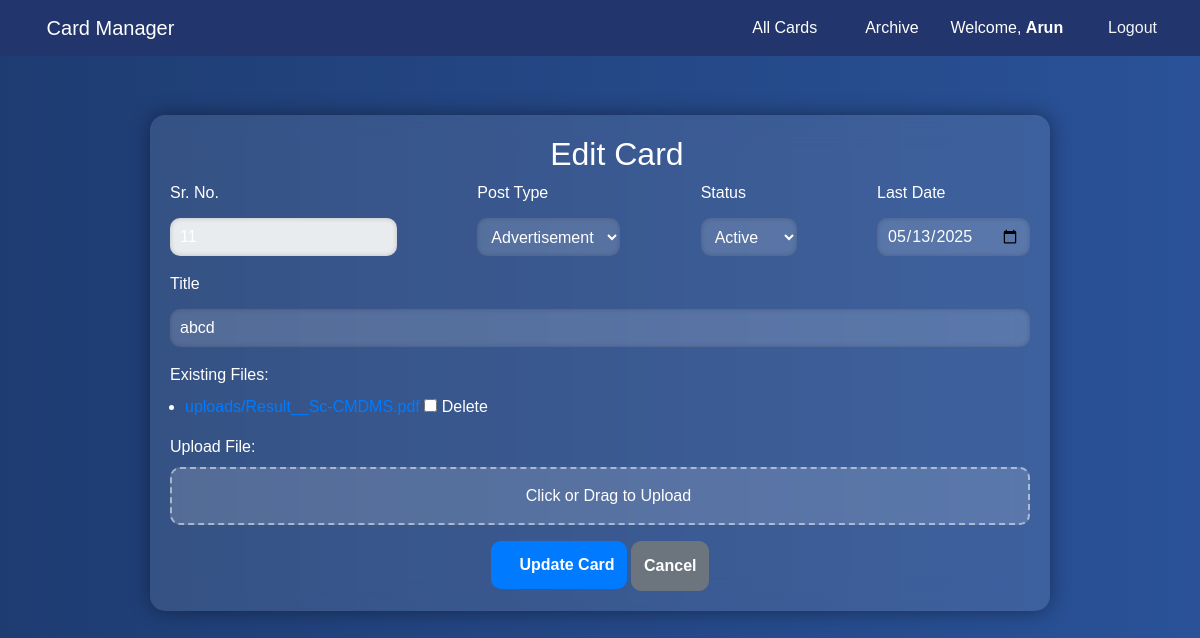
The app's page /edit/38/ (signed in) with its own data.
### task_report_app/models.py (models this page shows, shortened)
class Task(models.Model):
    serial_number = models.IntegerField(unique=True, blank=True, null=True)
    title = models.CharField(max_length=250)
    post_type = models.CharField(max_length=50, choices=PostType.choices, default=PostType.Advertisement)
    status = models.CharField(max_length=50, choices=Status.choices, default=Status.Active)
    created_at = models.DateField(auto_now_add=True)
    updated_at = models.DateField(auto_now=True)
    last_date = models.DateField(null=True, blank=True)
    is_archived = models.BooleanField(default=False)
    author = models.ForeignKey(User, on_delete=models.CASCADE, related_name='tasks')

class UploadedFile(models.Model):
    task = models.ForeignKey(Task, on_delete=models.CASCADE, related_name='uploaded_files')
    file = models.FileField(upload_to='uploads/')

### task_report_app/views.py (the view, shortened to what this page needs)
# urls.py: path('edit/<int:card_id>/', views.edit_card, name='edit_card'),
@login_required
def edit_card(request, card_id):
    card = get_object_or_404(Task, id=card_id)
    if request.user != card.author and not request.user.is_superuser:
        messages.error(request, "You do not have permission to edit this card.")
        return redirect("card_list")
    return render(request, 'edit_card.html', {'card': card})

### task_report_app/templates/edit_card.html (shortened to what this page needs)
{% extends 'base.html' %}
{% block content %}
<div class="glass-card">
    <h2 class="text-center text-white"><i class="fas fa-edit"></i> Edit Card</h2>
    <form method="POST" enctype="multipart/form-data">
                    <div class="d-flex justify-content-between">
                        <div class="mb-3">
                            <label for="serial_number" class="form-label">Sr. No.</label>
                            <input type="number" class="form-control" id="serial_number" name="serial_number"
                                value="{{ card.serial_number }}" readonly>
                        </div>
                        <div class="mb-3">
                            <label for="post_type" class="form-label">Post Type</label>
                            <select class="form-control" id="post_type" name="post_type" required>
                                <option value="Advertisement" {% if card.post_type == "Advertisement" %}selected{% endif %}>Advertisement</option>
                            </select>
                        </div>
                        <div class="mb-3">
                            <label for="status" class="form-label">Status</label>
                            <select class="form-control" id="status" name="status" required>
                                <option value="Active" {% if card.status == "Active" %}selected{% endif %}>Active</option>
                            </select>
                        </div>
                        <div class="mb-3">
                            <label for="last_date" class="form-label">Last Date</label>
                            <input type="date" class="form-control" id="last_date" name="last_date"
                                value="{{ card.last_date|date:'Y-m-d' }}">
                        </div>
                    </div>
                    <div class="mb-3">
                        <label for="title" class="form-label">Title</label>
                        <input type="text" class="form-control" id="title" name="title"
                               value="{{ card.title }}" required>
                    </div>
                    <div class="mb-3">
                        <label for="existing_files" class="form-label">Existing Files:</label>
                        <div class="container">
                        {% if card.uploaded_files.count > 0 %}
                            <ul>
                                {% for uploaded_file in card.uploaded_files.all %}
                                    <li>
                                        <a href="{{ uploaded_file.file.url }}" target="_blank">{{ uploaded_file.file.name }}</a>
                                        <input type="checkbox" name="delete_files" value="{{ uploaded_file.id }}"> Delete
                                    </li>
                                {% endfor %}
                            </ul>
                        {% else %}
                            <p>No files uploaded.</p>
                        {% endif %}
                        </div>
                    </div>
        <div class="mb-3">
            <label class="form-label">Upload File:</label>
            <div class="upload-container" id="uploadBox">
                <i class="fas fa-upload"></i> Click or Drag to Upload
            </div>
        </div>
                     <div class="text-center">
                        <button type="submit" href="{% url 'card_list' %}" class="btn-primary"><i class="fas fa-save me-1"></i> Update Card</button>
                        <a href="{% url 'card_list' %}" class="btn btn-secondary">Cancel</a>
                    </div>
                </form>
</div>
{% endblock %}

### task_report_app/templates/base.html (shortened to what this page needs)
{% load static %}
<!DOCTYPE html>
<html lang="en">
<head>
    <link rel="stylesheet" href="/static/css/styles.css">
    <link rel="stylesheet" href="/static/bootstrap/bootstrap.min.css">
    <link rel="stylesheet" href="/static/fontawesome/css/all.min.css">
</head>
<body>
    <nav class="navbar navbar-expand-lg navbar-dark mb-4" style="background-color: #22356c;">
        <div class="container-fluid">
            <a class="navbar-brand" href="{% url 'card_list' %}">
                <i class="fas fa-layer-group me-2"></i>Card Manager
            </a>
            <div class="collapse navbar-collapse justify-content-end" id="navbarNav">
                <a class="navbar-brand" id="toggleReader"><i class="fa-solid fa-person-chalkboard"></i></a>
                <a class="nav-item nav-link" href="{% url 'card_list' %}">
                    <i class="fas fa-th-list"></i> All Cards
                </a>
                <a href="{% url 'archive' %}" class="nav-item nav-link">
                    <i class="fa-solid fa-box-archive"></i>
                    Archive
                </a>
                {% if request.user.is_authenticated %}
                    <span class="nav-item nav-link me-3">Welcome, <b class="text-capitalize">{{ request.user.username }}</b></span>
                    <form action="{% url 'logout' %}" method="post" class="nav-item">
                        <button type="submit" class="btn btn-logout">
                            <i class="fas fa-sign-out-alt"></i> Logout
                        </button>
                    </form>
                {% else %}
                    <a class="nav-item nav-link" href="{% url 'login' %}?next={{ request.path }}">
                        <i class="fa-solid fa-user"></i> Login
                    </a>
                {% endif %}
            </div>
        </div>
    </nav>
    <div class="container">
        {% block content %}{% endblock %}
    </div>
</body>
</html>

### task_report_app/static/css/styles.css (style rules this page uses)
:root { --primary-50: #f0f9ff; --primary-100: #e0f2fe; --primary-200: #bae6fd; --primary-300: #7dd3fc; --primary-400: #38bdf8; --primary-500: #0ea5e9; --primary-600: #0284c7; --primary-700: #0369a1; --primary-800: #075985; --primary-900: #0c4a6e; --gray-50: #f9fafb; --gray-100: #f3f4f6; --gray-200: #e5e7eb; --gray-300: #d1d5db; --gray-400: #9ca3af; --gray-500: #6b7280; --gray-600: #4b5563; --gray-700: #374151; --gray-800: #1f2937; --gray-900: #111827; --success-500: #10b981; --warning-500: #f59e0b; --error-500: #ef4444; --font-sans: 'Inter', 'Segoe UI', Roboto, sans-serif; --font-mono: 'Roboto Mono', monospace; --font-serif: 'Georgia', serif; --text-xs: 0.75rem; --text-sm: 0.875rem; --text-base: 1rem; --text-lg: 1.125rem; --text-xl: 1.25rem; --text-2xl: 1.5rem; --text-3xl: 1.875rem; --text-4xl: 2.25rem; --text-5xl: 3rem; --font-light: 300; --font-normal: 400; --font-medium: 500; --font-semibold: 600; --font-bold: 700; --space-0: 0; --space-1: 0.25rem; --space-2: 0.5rem; --space-3: 0.75rem; --space-4: 1rem; --space-5: 1.25rem; --space-6: 1.5rem; --space-8: 2rem; --space-10: 2.5rem; --space-12: 3rem; --space-16: 4rem; --space-20: 5rem; --space-24: 6rem; --shadow-sm: 0 1px 2px 0 rgb(0 0 0 / 0.05); --shadow: 0 1px 3px 0 rgb(0 0 0 / 0.1), 0 1px 2px -1px rgb(0 0 0 / 0.1); --shadow-md: 0 4px 6px -1px rgb(0 0 0 / 0.1), 0 2px 4px -2px rgb(0 0 0 / 0.1); --shadow-lg: 0 10px 15px -3px rgb(0 0 0 / 0.1), 0 4px 6px -4px rgb(0 0 0 / 0.1); --rounded-none: 0; --rounded-sm: 0.125rem; --rounded: 0.25rem; --rounded-md: 0.375rem; --rounded-lg: 0.5rem; --rounded-xl: 0.75rem; --rounded-full: 9999px; --transition-fast: 150ms; --transition-normal: 300ms; --transition-slow: 500ms; }
*, *::before, *::after { box-sizing: border-box; margin: 0; padding: 0; }
html { scroll-behavior: smooth; }
body { font-family: var(--font-sans); line-height: 1.5; color: var(--gray-800); background-color: var(--gray-50); }
h1, h2, h3, h4, h5, h6 { font-weight: var(--font-bold); line-height: 1.2; margin-bottom: var(--space-2); }
a { color: var(--primary-600); text-decoration: none; transition: color var(--transition-fast) ease; }
button { cursor: pointer; font-family: inherit; }
.container { width: 100%; max-width: 1200px; margin-left: auto; margin-right: auto; padding-left: var(--space-4); padding-right: var(--space-4); }
.text-center { text-align: center; }
h2 { color: #333; }
.nav-link { color: #fff; }
.form-control { width: 100%; padding: 10px; margin-top: 5px; border: 1px solid #ccc; border-radius: 5px; }
.btn-logout { color: #f3f4f6; }

### task_report_app/templates/edit_card.html (style rules this page uses)
body { background: linear-gradient(to right, #1e3c72, #2a5298); font-family: "Poppins", sans-serif; color: white; }
.glass-card { max-width: 900px; margin: 5% auto; padding: 20px; background: rgba(255, 255, 255, 0.1); border-radius: 15px; backdrop-filter: blur(15px); box-shadow: 0 0 20px rgba(0, 0, 0, 0.4); transition: all 0.3s ease-in-out; }
.form-control { background: rgba(255, 255, 255, 0.15); border: none; color: white; font-size: 16px; padding: 10px; border-radius: 10px; box-shadow: inset 0 0 5px rgba(0, 0, 0, 0.2); }
.form-control::placeholder { color: rgba(255, 255, 255, 0.6); }
.btn-primary, .btn-secondary { font-weight: bold; font-size: 16px; padding: 12px; border-radius: 10px; transition: all 0.3s ease-in-out; }
.upload-container { text-align: center; cursor: pointer; padding: 15px; border-radius: 10px; background: rgba(255, 255, 255, 0.15); border: 2px dashed rgba(255, 255, 255, 0.5); transition: all 0.3s ease-in-out; }

### records on screen
Task: serial_number "11", post_type "Advertisement", status "Active", last_date "05/13/2025", title "abcd"
UploadedFile: file.name "uploads/Result__Sc-CMDMS.pdf"

### other values on screen
{{ request.user.username }} "Arun"
